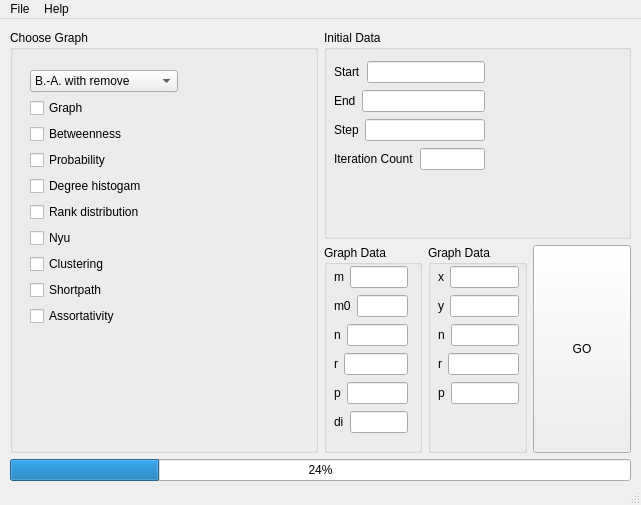
<?xml version="1.0" encoding="UTF-8"?>
<ui version="4.0">
 <class>MainWindow</class>
 <widget class="QMainWindow" name="MainWindow">
  <property name="enabled">
   <bool>true</bool>
  </property>
  <property name="geometry">
   <rect>
    <x>0</x>
    <y>0</y>
    <width>641</width>
    <height>505</height>
   </rect>
  </property>
  <property name="windowTitle">
   <string>NRT</string>
  </property>
  <widget class="QWidget" name="centralwidget">
   <widget class="QWidget" name="">
    <property name="geometry">
     <rect>
      <x>10</x>
      <y>11</y>
      <width>621</width>
      <height>451</height>
     </rect>
    </property>
    <layout class="QVBoxLayout" name="verticalLayout_8">
     <item>
      <layout class="QHBoxLayout" name="horizontalLayout_7">
       <item>
        <widget class="QGroupBox" name="comboBgr">
         <property name="title">
          <string>Choose Graph</string>
         </property>
         <widget class="QWidget" name="">
          <property name="geometry">
           <rect>
            <x>20</x>
            <y>40</y>
            <width>148</width>
            <height>257</height>
           </rect>
          </property>
          <layout class="QVBoxLayout" name="verticalLayout_9">
           <item>
            <widget class="QComboBox" name="graphList">
             <item>
              <property name="text">
               <string>B.-A. with remove</string>
              </property>
             </item>
             <item>
              <property name="text">
               <string>B.-A.</string>
              </property>
             </item>
             <item>
              <property name="text">
               <string>Flower with remove</string>
              </property>
             </item>
             <item>
              <property name="text">
               <string>Flower</string>
              </property>
             </item>
            </widget>
           </item>
           <item>
            <layout class="QVBoxLayout" name="verticalLayout_3">
             <item>
              <layout class="QVBoxLayout" name="verticalLayout">
               <item>
                <widget class="QCheckBox" name="chackGraph">
                 <property name="text">
                  <string>Graph</string>
                 </property>
                </widget>
               </item>
               <item>
                <widget class="QCheckBox" name="checkBtw">
                 <property name="text">
                  <string>Betweenness</string>
                 </property>
                </widget>
               </item>
               <item>
                <widget class="QCheckBox" name="checkProb">
                 <property name="text">
                  <string>Probability</string>
                 </property>
                </widget>
               </item>
               <item>
                <widget class="QCheckBox" name="checkDeghist">
                 <property name="text">
                  <string>Degree histogam</string>
                 </property>
                </widget>
               </item>
               <item>
                <widget class="QCheckBox" name="checkRankdisp">
                 <property name="text">
                  <string>Rank distribution</string>
                 </property>
                </widget>
               </item>
              </layout>
             </item>
             <item>
              <layout class="QVBoxLayout" name="verticalLayout_2">
               <item>
                <widget class="QCheckBox" name="checkNyu">
                 <property name="text">
                  <string>Nyu</string>
                 </property>
                </widget>
               </item>
               <item>
                <widget class="QCheckBox" name="checkClust">
                 <property name="text">
                  <string>Clustering</string>
                 </property>
                </widget>
               </item>
               <item>
                <widget class="QCheckBox" name="checkSP">
                 <property name="text">
                  <string>Shortpath</string>
                 </property>
                </widget>
               </item>
               <item>
                <widget class="QCheckBox" name="checkAssort">
                 <property name="text">
                  <string>Assortativity</string>
                 </property>
                </widget>
               </item>
              </layout>
             </item>
            </layout>
           </item>
          </layout>
         </widget>
         <zorder>graphList</zorder>
         <zorder>chackGraph</zorder>
         <zorder>checkBtw</zorder>
         <zorder>checkProb</zorder>
         <zorder>checkDeghist</zorder>
         <zorder>checkRankdisp</zorder>
         <zorder>checkNyu</zorder>
         <zorder>checkClust</zorder>
         <zorder>checkSP</zorder>
         <zorder>checkAssort</zorder>
         <zorder>idataBgr</zorder>
         <zorder>idataBgr</zorder>
        </widget>
       </item>
       <item>
        <layout class="QVBoxLayout" name="verticalLayout_6">
         <item>
          <widget class="QGroupBox" name="idataBgr">
           <property name="title">
            <string>Initial Data</string>
           </property>
           <widget class="QWidget" name="">
            <property name="geometry">
             <rect>
              <x>10</x>
              <y>30</y>
              <width>151</width>
              <height>114</height>
             </rect>
            </property>
            <layout class="QVBoxLayout" name="verticalLayout_4">
             <item>
              <layout class="QHBoxLayout" name="horizontalLayout_2">
               <item>
                <widget class="QLabel" name="label">
                 <property name="text">
                  <string>Start</string>
                 </property>
                </widget>
               </item>
               <item>
                <widget class="QLineEdit" name="startr">
                 <property name="sizePolicy">
                  <sizepolicy hsizetype="Expanding" vsizetype="Fixed">
                   <horstretch>0</horstretch>
                   <verstretch>0</verstretch>
                  </sizepolicy>
                 </property>
                </widget>
               </item>
              </layout>
             </item>
             <item>
              <layout class="QHBoxLayout" name="horizontalLayout_5">
               <item>
                <widget class="QLabel" name="label_2">
                 <property name="text">
                  <string>End</string>
                 </property>
                </widget>
               </item>
               <item>
                <widget class="QLineEdit" name="endr"/>
               </item>
              </layout>
             </item>
             <item>
              <layout class="QHBoxLayout" name="horizontalLayout_4">
               <item>
                <widget class="QLabel" name="label_3">
                 <property name="text">
                  <string>Step</string>
                 </property>
                </widget>
               </item>
               <item>
                <widget class="QLineEdit" name="stepr"/>
               </item>
              </layout>
             </item>
             <item>
              <layout class="QHBoxLayout" name="horizontalLayout_3">
               <item>
                <widget class="QLabel" name="label_4">
                 <property name="text">
                  <string>Iteration Count</string>
                 </property>
                </widget>
               </item>
               <item>
                <widget class="QLineEdit" name="numr"/>
               </item>
              </layout>
             </item>
            </layout>
           </widget>
           <zorder>startr</zorder>
           <zorder>endr</zorder>
           <zorder>stepr</zorder>
           <zorder>numr</zorder>
           <zorder>label</zorder>
           <zorder>label_2</zorder>
           <zorder>label_3</zorder>
           <zorder>label_4</zorder>
           <zorder>gdataBgr_BA</zorder>
           <zorder>gdataBgr_BA</zorder>
          </widget>
         </item>
         <item>
          <layout class="QHBoxLayout" name="horizontalLayout">
           <item>
            <widget class="QGroupBox" name="gdataBgr_BA">
             <property name="title">
              <string>Graph Data</string>
             </property>
             <widget class="QWidget" name="">
              <property name="geometry">
               <rect>
                <x>10</x>
                <y>20</y>
                <width>74</width>
                <height>172</height>
               </rect>
              </property>
              <layout class="QVBoxLayout" name="verticalLayout_5">
               <item>
                <layout class="QHBoxLayout" name="horizontalLayout_12">
                 <item>
                  <widget class="QLabel" name="label_11">
                   <property name="text">
                    <string>m</string>
                   </property>
                  </widget>
                 </item>
                 <item>
                  <widget class="QLineEdit" name="mBA"/>
                 </item>
                </layout>
               </item>
               <item>
                <layout class="QHBoxLayout" name="horizontalLayout_6">
                 <item>
                  <widget class="QLabel" name="label_5">
                   <property name="text">
                    <string>m0</string>
                   </property>
                  </widget>
                 </item>
                 <item>
                  <widget class="QLineEdit" name="m0BA"/>
                 </item>
                </layout>
               </item>
               <item>
                <layout class="QHBoxLayout" name="horizontalLayout_13">
                 <item>
                  <widget class="QLabel" name="label_12">
                   <property name="text">
                    <string>n</string>
                   </property>
                  </widget>
                 </item>
                 <item>
                  <widget class="QLineEdit" name="nBA"/>
                 </item>
                </layout>
               </item>
               <item>
                <layout class="QHBoxLayout" name="horizontalLayout_9">
                 <item>
                  <widget class="QLabel" name="label_8">
                   <property name="text">
                    <string>r</string>
                   </property>
                  </widget>
                 </item>
                 <item>
                  <widget class="QLineEdit" name="rBA"/>
                 </item>
                </layout>
               </item>
               <item>
                <layout class="QHBoxLayout" name="horizontalLayout_10">
                 <item>
                  <widget class="QLabel" name="label_9">
                   <property name="text">
                    <string>p</string>
                   </property>
                  </widget>
                 </item>
                 <item>
                  <widget class="QLineEdit" name="pBA"/>
                 </item>
                </layout>
               </item>
               <item>
                <layout class="QHBoxLayout" name="horizontalLayout_11">
                 <item>
                  <widget class="QLabel" name="label_10">
                   <property name="text">
                    <string>di</string>
                   </property>
                  </widget>
                 </item>
                 <item>
                  <widget class="QLineEdit" name="diBA"/>
                 </item>
                </layout>
               </item>
              </layout>
             </widget>
            </widget>
           </item>
           <item>
            <widget class="QGroupBox" name="gdataBgr_FL">
             <property name="enabled">
              <bool>true</bool>
             </property>
             <property name="title">
              <string>Graph Data</string>
             </property>
             <widget class="QWidget" name="">
              <property name="geometry">
               <rect>
                <x>10</x>
                <y>20</y>
                <width>81</width>
                <height>143</height>
               </rect>
              </property>
              <layout class="QVBoxLayout" name="verticalLayout_7">
               <item>
                <layout class="QHBoxLayout" name="horizontalLayout_15">
                 <item>
                  <widget class="QLabel" name="label_17">
                   <property name="text">
                    <string>x</string>
                   </property>
                  </widget>
                 </item>
                 <item>
                  <widget class="QLineEdit" name="xFL"/>
                 </item>
                </layout>
               </item>
               <item>
                <layout class="QHBoxLayout" name="horizontalLayout_8">
                 <item>
                  <widget class="QLabel" name="label_15">
                   <property name="text">
                    <string>y</string>
                   </property>
                  </widget>
                 </item>
                 <item>
                  <widget class="QLineEdit" name="yFL"/>
                 </item>
                </layout>
               </item>
               <item>
                <layout class="QHBoxLayout" name="horizontalLayout_14">
                 <item>
                  <widget class="QLabel" name="label_13">
                   <property name="text">
                    <string>n</string>
                   </property>
                  </widget>
                 </item>
                 <item>
                  <widget class="QLineEdit" name="nFL"/>
                 </item>
                </layout>
               </item>
               <item>
                <layout class="QHBoxLayout" name="horizontalLayout_16">
                 <item>
                  <widget class="QLabel" name="label_14">
                   <property name="text">
                    <string>r</string>
                   </property>
                  </widget>
                 </item>
                 <item>
                  <widget class="QLineEdit" name="rFL"/>
                 </item>
                </layout>
               </item>
               <item>
                <layout class="QHBoxLayout" name="horizontalLayout_17">
                 <item>
                  <widget class="QLabel" name="label_16">
                   <property name="text">
                    <string>p</string>
                   </property>
                  </widget>
                 </item>
                 <item>
                  <widget class="QLineEdit" name="pFL"/>
                 </item>
                </layout>
               </item>
              </layout>
             </widget>
            </widget>
           </item>
           <item>
            <widget class="QPushButton" name="magikBtn">
             <property name="sizePolicy">
              <sizepolicy hsizetype="Preferred" vsizetype="Preferred">
               <horstretch>0</horstretch>
               <verstretch>0</verstretch>
              </sizepolicy>
             </property>
             <property name="text">
              <string>GO</string>
             </property>
            </widget>
           </item>
          </layout>
         </item>
        </layout>
       </item>
      </layout>
     </item>
     <item>
      <widget class="QProgressBar" name="buidProgress">
       <property name="value">
        <number>24</number>
       </property>
      </widget>
     </item>
    </layout>
   </widget>
  </widget>
  <widget class="QMenuBar" name="menubar">
   <property name="geometry">
    <rect>
     <x>0</x>
     <y>0</y>
     <width>641</width>
     <height>21</height>
    </rect>
   </property>
   <widget class="QMenu" name="menuFile">
    <property name="title">
     <string>File</string>
    </property>
    <addaction name="actionExport"/>
    <addaction name="separator"/>
    <addaction name="actionExit"/>
   </widget>
   <widget class="QMenu" name="menuHelp">
    <property name="title">
     <string>Help</string>
    </property>
    <addaction name="actionTutorial"/>
    <addaction name="separator"/>
   </widget>
   <addaction name="menuFile"/>
   <addaction name="menuHelp"/>
  </widget>
  <widget class="QStatusBar" name="statusbar"/>
  <action name="actionExport">
   <property name="text">
    <string>Export</string>
   </property>
  </action>
  <action name="actionExit">
   <property name="text">
    <string>Exit</string>
   </property>
  </action>
  <action name="actionTutorial">
   <property name="text">
    <string>Tutorial</string>
   </property>
  </action>
 </widget>
 <resources/>
 <connections/>
</ui>
